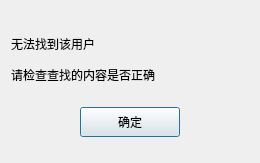
<?xml version="1.0" encoding="UTF-8"?>
<ui version="4.0">
 <class>FindFailDlg</class>
 <widget class="QDialog" name="FindFailDlg">
  <property name="geometry">
   <rect>
    <x>0</x>
    <y>0</y>
    <width>260</width>
    <height>163</height>
   </rect>
  </property>
  <property name="windowTitle">
   <string>Dialog</string>
  </property>
  <layout class="QVBoxLayout" name="verticalLayout">
   <item>
    <spacer name="verticalSpacer">
     <property name="orientation">
      <enum>Qt::Orientation::Vertical</enum>
     </property>
     <property name="sizeType">
      <enum>QSizePolicy::Policy::Fixed</enum>
     </property>
     <property name="sizeHint" stdset="0">
      <size>
       <width>20</width>
       <height>20</height>
      </size>
     </property>
    </spacer>
   </item>
   <item>
    <widget class="QLabel" name="fail_tip">
     <property name="minimumSize">
      <size>
       <width>0</width>
       <height>25</height>
      </size>
     </property>
     <property name="maximumSize">
      <size>
       <width>16777215</width>
       <height>25</height>
      </size>
     </property>
     <property name="text">
      <string>无法找到该用户</string>
     </property>
    </widget>
   </item>
   <item>
    <widget class="QLabel" name="fail_tip2">
     <property name="minimumSize">
      <size>
       <width>0</width>
       <height>25</height>
      </size>
     </property>
     <property name="maximumSize">
      <size>
       <width>16777215</width>
       <height>25</height>
      </size>
     </property>
     <property name="text">
      <string>请检查查找的内容是否正确</string>
     </property>
    </widget>
   </item>
   <item>
    <widget class="QWidget" name="widget" native="true">
     <layout class="QHBoxLayout" name="horizontalLayout">
      <item>
       <widget class="ClickedBtn" name="fail_sure_btn">
        <property name="minimumSize">
         <size>
          <width>100</width>
          <height>30</height>
         </size>
        </property>
        <property name="maximumSize">
         <size>
          <width>100</width>
          <height>30</height>
         </size>
        </property>
        <property name="text">
         <string>确定</string>
        </property>
       </widget>
      </item>
     </layout>
    </widget>
   </item>
  </layout>
 </widget>
 <customwidgets>
  <customwidget>
   <class>ClickedBtn</class>
   <extends>QPushButton</extends>
   <header location="global">clickedbtn.h</header>
  </customwidget>
 </customwidgets>
 <resources/>
 <connections/>
</ui>
